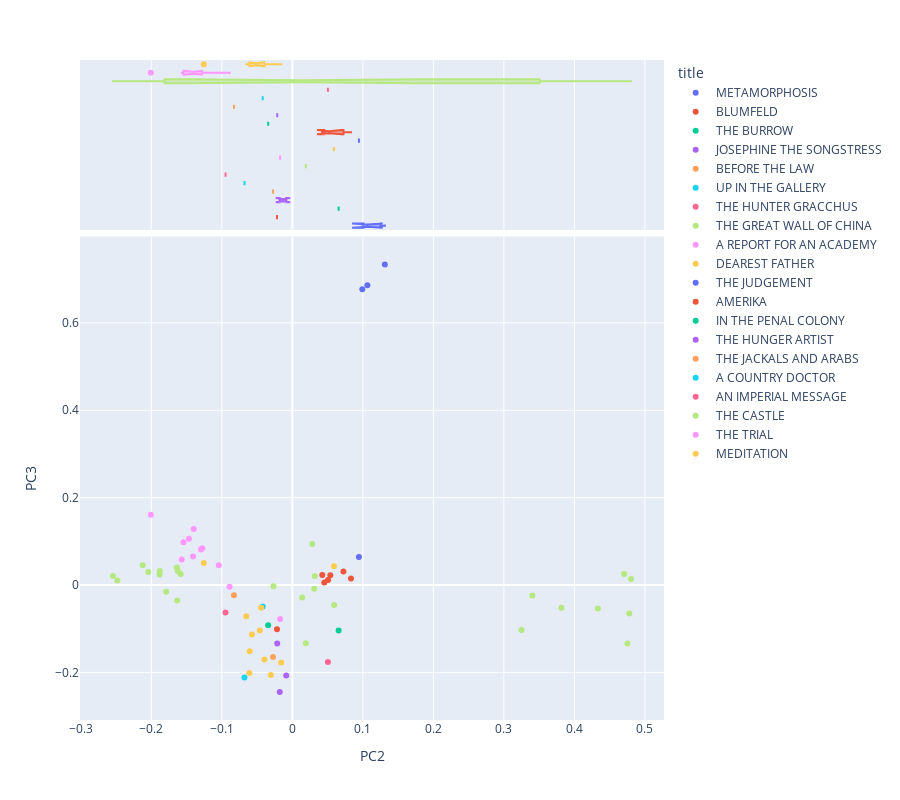

Notebook source saved alongside this figure:
### Code cell
vis_pcs(DCM, 2, 3, label='title', hover_name= 'title')

### Figure 1 — Plotly figure (JSON) as saved in the notebook; plotly's stock layout.template omitted (floating-point values rounded to 4 significant figures)
{"data": [{"hovertemplate": "<b>%{hovertext}</b><br><br>title=METAMORPHOSIS<br>PC2=%{x}<br>PC3=%{y}<extra></extra>", "hovertext": ["METAMORPHOSIS", "METAMORPHOSIS", "METAMORPHOSIS"], "legendgroup": "METAMORPHOSIS", "marker": {"color": "#636efa", "symbol": "circle"}, "mode": "markers", "name": "METAMORPHOSIS", "orientation": "v", "showlegend": true, "type": "scatter", "x": [0.09923, 0.1312, 0.1064], "xaxis": "x", "y": [0.6771, 0.7339, 0.6864], "yaxis": "y"}, {"alignmentgroup": "True", "hovertemplate": "<b>%{hovertext}</b><br><br>title=METAMORPHOSIS<br>PC2=%{x}<extra></extra>", "hovertext": ["METAMORPHOSIS", "METAMORPHOSIS", "METAMORPHOSIS"], "legendgroup": "METAMORPHOSIS", "marker": {"color": "#636efa", "symbol": "circle"}, "name": "METAMORPHOSIS", "notched": true, "offsetgroup": "METAMORPHOSIS", "showlegend": false, "type": "box", "x": [0.09923, 0.1312, 0.1064], "xaxis": "x2", "yaxis": "y2"}, {"hovertemplate": "<b>%{hovertext}</b><br><br>title=BLUMFELD<br>PC2=%{x}<br>PC3=%{y}<extra></extra>", "hovertext": ["BLUMFELD"], "legendgroup": "BLUMFELD", "marker": {"color": "#EF553B", "symbol": "circle"}, "mode": "markers", "name": "BLUMFELD", "orientation": "v", "showlegend": true, "type": "scatter", "x": [-0.0218], "xaxis": "x", "y": [-0.1011], "yaxis": "y"}, {"alignmentgroup": "True", "hovertemplate": "<b>%{hovertext}</b><br><br>title=BLUMFELD<br>PC2=%{x}<extra></extra>", "hovertext": ["BLUMFELD"], "legendgroup": "BLUMFELD", "marker": {"color": "#EF553B", "symbol": "circle"}, "name": "BLUMFELD", "notched": true, "offsetgroup": "BLUMFELD", "showlegend": false, "type": "box", "x": [-0.0218], "xaxis": "x2", "yaxis": "y2"}, {"hovertemplate": "<b>%{hovertext}</b><br><br>title=THE BURROW<br>PC2=%{x}<br>PC3=%{y}<extra></extra>", "hovertext": ["THE BURROW"], "legendgroup": "THE BURROW", "marker": {"color": "#00cc96", "symbol": "circle"}, "mode": "markers", "name": "THE BURROW", "orientation": "v", "showlegend": true, "type": "scatter", "x": [0.0656], "xaxis": "x", "y": [-0.104], "yaxis": "y"}, {"alignmentgroup": "True", "hovertemplate": "<b>%{hovertext}</b><br><br>title=THE BURROW<br>PC2=%{x}<extra></extra>", "hovertext": ["THE BURROW"], "legendgroup": "THE BURROW", "marker": {"color": "#00cc96", "symbol": "circle"}, "name": "THE BURROW", "notched": true, "offsetgroup": "THE BURROW", "showlegend": false, "type": "box", "x": [0.0656], "xaxis": "x2", "yaxis": "y2"}, {"hovertemplate": "<b>%{hovertext}</b><br><br>title=JOSEPHINE THE SONGSTRESS<br>PC2=%{x}<br>PC3=%{y}<extra></extra>", "hovertext": ["JOSEPHINE THE SONGSTRESS", "JOSEPHINE THE SONGSTRESS"], "legendgroup": "JOSEPHINE THE SONGSTRESS", "marker": {"color": "#ab63fa", "symbol": "circle"}, "mode": "markers", "name": "JOSEPHINE THE SONGSTRESS", "orientation": "v", "showlegend": true, "type": "scatter", "x": [-0.008698, -0.01788], "xaxis": "x", "y": [-0.2072, -0.2451], "yaxis": "y"}, {"alignmentgroup": "True", "hovertemplate": "<b>%{hovertext}</b><br><br>title=JOSEPHINE THE SONGSTRESS<br>PC2=%{x}<extra></extra>", "hovertext": ["JOSEPHINE THE SONGSTRESS", "JOSEPHINE THE SONGSTRESS"], "legendgroup": "JOSEPHINE THE SONGSTRESS", "marker": {"color": "#ab63fa", "symbol": "circle"}, "name": "JOSEPHINE THE SONGSTRESS", "notched": true, "offsetgroup": "JOSEPHINE THE SONGSTRESS", "showlegend": false, "type": "box", "x": [-0.008698, -0.01788], "xaxis": "x2", "yaxis": "y2"}, {"hovertemplate": "<b>%{hovertext}</b><br><br>title=BEFORE THE LAW<br>PC2=%{x}<br>PC3=%{y}<extra></extra>", "hovertext": ["BEFORE THE LAW"], "legendgroup": "BEFORE THE LAW", "marker": {"color": "#FFA15A", "symbol": "circle"}, "mode": "markers", "name": "BEFORE THE LAW", "orientation": "v", "showlegend": true, "type": "scatter", "x": [-0.02733], "xaxis": "x", "y": [-0.1647], "yaxis": "y"}, {"alignmentgroup": "True", "hovertemplate": "<b>%{hovertext}</b><br><br>title=BEFORE THE LAW<br>PC2=%{x}<extra></extra>", "hovertext": ["BEFORE THE LAW"], "legendgroup": "BEFORE THE LAW", "marker": {"color": "#FFA15A", "symbol": "circle"}, "name": "BEFORE THE LAW", "notched": true, "offsetgroup": "BEFORE THE LAW", "showlegend": false, "type": "box", "x": [-0.02733], "xaxis": "x2", "yaxis": "y2"}, {"hovertemplate": "<b>%{hovertext}</b><br><br>title=UP IN THE GALLERY<br>PC2=%{x}<br>PC3=%{y}<extra></extra>", "hovertext": ["UP IN THE GALLERY"], "legendgroup": "UP IN THE GALLERY", "marker": {"color": "#19d3f3", "symbol": "circle"}, "mode": "markers", "name": "UP IN THE GALLERY", "orientation": "v", "showlegend": true, "type": "scatter", "x": [-0.06793], "xaxis": "x", "y": [-0.2118], "yaxis": "y"}, {"alignmentgroup": "True", "hovertemplate": "<b>%{hovertext}</b><br><br>title=UP IN THE GALLERY<br>PC2=%{x}<extra></extra>", "hovertext": ["UP IN THE GALLERY"], "legendgroup": "UP IN THE GALLERY", "marker": {"color": "#19d3f3", "symbol": "circle"}, "name": "UP IN THE GALLERY", "notched": true, "offsetgroup": "UP IN THE GALLERY", "showlegend": false, "type": "box", "x": [-0.06793], "xaxis": "x2", "yaxis": "y2"}, {"hovertemplate": "<b>%{hovertext}</b><br><br>title=THE HUNTER GRACCHUS<br>PC2=%{x}<br>PC3=%{y}<extra></extra>", "hovertext": ["THE HUNTER GRACCHUS"], "legendgroup": "THE HUNTER GRACCHUS", "marker": {"color": "#FF6692", "symbol": "circle"}, "mode": "markers", "name": "THE HUNTER GRACCHUS", "orientation": "v", "showlegend": true, "type": "scatter", "x": [-0.09475], "xaxis": "x", "y": [-0.06321], "yaxis": "y"}, {"alignmentgroup": "True", "hovertemplate": "<b>%{hovertext}</b><br><br>title=THE HUNTER GRACCHUS<br>PC2=%{x}<extra></extra>", "hovertext": ["THE HUNTER GRACCHUS"], "legendgroup": "THE HUNTER GRACCHUS", "marker": {"color": "#FF6692", "symbol": "circle"}, "name": "THE HUNTER GRACCHUS", "notched": true, "offsetgroup": "THE HUNTER GRACCHUS", "showlegend": false, "type": "box", "x": [-0.09475], "xaxis": "x2", "yaxis": "y2"}, {"hovertemplate": "<b>%{hovertext}</b><br><br>title=THE GREAT WALL OF CHINA<br>PC2=%{x}<br>PC3=%{y}<extra></extra>", "hovertext": ["THE GREAT WALL OF CHINA"], "legendgroup": "THE GREAT WALL OF CHINA", "marker": {"color": "#B6E880", "symbol": "circle"}, "mode": "markers", "name": "THE GREAT WALL OF CHINA", "orientation": "v", "showlegend": true, "type": "scatter", "x": [0.01904], "xaxis": "x", "y": [-0.1331], "yaxis": "y"}, {"alignmentgroup": "True", "hovertemplate": "<b>%{hovertext}</b><br><br>title=THE GREAT WALL OF CHINA<br>PC2=%{x}<extra></extra>", "hovertext": ["THE GREAT WALL OF CHINA"], "legendgroup": "THE GREAT WALL OF CHINA", "marker": {"color": "#B6E880", "symbol": "circle"}, "name": "THE GREAT WALL OF CHINA", "notched": true, "offsetgroup": "THE GREAT WALL OF CHINA", "showlegend": false, "type": "box", "x": [0.01904], "xaxis": "x2", "yaxis": "y2"}, {"hovertemplate": "<b>%{hovertext}</b><br><br>title=A REPORT FOR AN ACADEMY<br>PC2=%{x}<br>PC3=%{y}<extra></extra>", "hovertext": ["A REPORT FOR AN ACADEMY"], "legendgroup": "A REPORT FOR AN ACADEMY", "marker": {"color": "#FF97FF", "symbol": "circle"}, "mode": "markers", "name": "A REPORT FOR AN ACADEMY", "orientation": "v", "showlegend": true, "type": "scatter", "x": [-0.01737], "xaxis": "x", "y": [-0.07781], "yaxis": "y"}, {"alignmentgroup": "True", "hovertemplate": "<b>%{hovertext}</b><br><br>title=A REPORT FOR AN ACADEMY<br>PC2=%{x}<extra></extra>", "hovertext": ["A REPORT FOR AN ACADEMY"], "legendgroup": "A REPORT FOR AN ACADEMY", "marker": {"color": "#FF97FF", "symbol": "circle"}, "name": "A REPORT FOR AN ACADEMY", "notched": true, "offsetgroup": "A REPORT FOR AN ACADEMY", "showlegend": false, "type": "box", "x": [-0.01737], "xaxis": "x2", "yaxis": "y2"}, {"hovertemplate": "<b>%{hovertext}</b><br><br>title=DEAREST FATHER<br>PC2=%{x}<br>PC3=%{y}<extra></extra>", "hovertext": ["DEAREST FATHER"], "legendgroup": "DEAREST FATHER", "marker": {"color": "#FECB52", "symbol": "circle"}, "mode": "markers", "name": "DEAREST FATHER", "orientation": "v", "showlegend": true, "type": "scatter", "x": [0.05897], "xaxis": "x", "y": [0.04296], "yaxis": "y"}, {"alignmentgroup": "True", "hovertemplate": "<b>%{hovertext}</b><br><br>title=DEAREST FATHER<br>PC2=%{x}<extra></extra>", "hovertext": ["DEAREST FATHER"], "legendgroup": "DEAREST FATHER", "marker": {"color": "#FECB52", "symbol": "circle"}, "name": "DEAREST FATHER", "notched": true, "offsetgroup": "DEAREST FATHER", "showlegend": false, "type": "box", "x": [0.05897], "xaxis": "x2", "yaxis": "y2"}, {"hovertemplate": "<b>%{hovertext}</b><br><br>title=THE JUDGEMENT<br>PC2=%{x}<br>PC3=%{y}<extra></extra>", "hovertext": ["THE JUDGEMENT"], "legendgroup": "THE JUDGEMENT", "marker": {"color": "#636efa", "symbol": "circle"}, "mode": "markers", "name": "THE JUDGEMENT", "orientation": "v", "showlegend": true, "type": "scatter", "x": [0.09442], "xaxis": "x", "y": [0.06435], "yaxis": "y"}, {"alignmentgroup": "True", "hovertemplate": "<b>%{hovertext}</b><br><br>title=THE JUDGEMENT<br>PC2=%{x}<extra></extra>", "hovertext": ["THE JUDGEMENT"], "legendgroup": "THE JUDGEMENT", "marker": {"color": "#636efa", "symbol": "circle"}, "name": "THE JUDGEMENT", "notched": true, "offsetgroup": "THE JUDGEMENT", "showlegend": false, "type": "box", "x": [0.09442], "xaxis": "x2", "yaxis": "y2"}, {"hovertemplate": "<b>%{hovertext}</b><br><br>title=AMERIKA<br>PC2=%{x}<br>PC3=%{y}<extra></extra>", "hovertext": ["AMERIKA", "AMERIKA", "AMERIKA", "AMERIKA", "AMERIKA", "AMERIKA"], "legendgroup": "AMERIKA", "marker": {"color": "#EF553B", "symbol": "circle"}, "mode": "markers", "name": "AMERIKA", "orientation": "v", "showlegend": true, "type": "scatter", "x": [0.05066, 0.04534, 0.04241, 0.08314, 0.07246, 0.05387], "xaxis": "x", "y": [0.01144, 0.005796, 0.02292, 0.01488, 0.03108, 0.0222], "yaxis": "y"}, {"alignmentgroup": "True", "hovertemplate": "<b>%{hovertext}</b><br><br>title=AMERIKA<br>PC2=%{x}<extra></extra>", "hovertext": ["AMERIKA", "AMERIKA", "AMERIKA", "AMERIKA", "AMERIKA", "AMERIKA"], "legendgroup": "AMERIKA", "marker": {"color": "#EF553B", "symbol": "circle"}, "name": "AMERIKA", "notched": true, "offsetgroup": "AMERIKA", "showlegend": false, "type": "box", "x": [0.05066, 0.04534, 0.04241, 0.08314, 0.07246, 0.05387], "xaxis": "x2", "yaxis": "y2"}, {"hovertemplate": "<b>%{hovertext}</b><br><br>title=IN THE PENAL COLONY<br>PC2=%{x}<br>PC3=%{y}<extra></extra>", "hovertext": ["IN THE PENAL COLONY"], "legendgroup": "IN THE PENAL COLONY", "marker": {"color": "#00cc96", "symbol": "circle"}, "mode": "markers", "name": "IN THE PENAL COLONY", "orientation": "v", "showlegend": true, "type": "scatter", "x": [-0.03429], "xaxis": "x", "y": [-0.09224], "yaxis": "y"}, {"alignmentgroup": "True", "hovertemplate": "<b>%{hovertext}</b><br><br>title=IN THE PENAL COLONY<br>PC2=%{x}<extra></extra>", "hovertext": ["IN THE PENAL COLONY"], "legendgroup": "IN THE PENAL COLONY", "marker": {"color": "#00cc96", "symbol": "circle"}, "name": "IN THE PENAL COLONY", "notched": true, "offsetgroup": "IN THE PENAL COLONY", "showlegend": false, "type": "box", "x": [-0.03429], "xaxis": "x2", "yaxis": "y2"}, {"hovertemplate": "<b>%{hovertext}</b><br><br>title=THE HUNGER ARTIST<br>PC2=%{x}<br>PC3=%{y}<extra></extra>", "hovertext": ["THE HUNGER ARTIST"], "legendgroup": "THE HUNGER ARTIST", "marker": {"color": "#ab63fa", "symbol": "circle"}, "mode": "markers", "name": "THE HUNGER ARTIST", "orientation": "v", "showlegend": true, "type": "scatter", "x": [-0.02145], "xaxis": "x", "y": [-0.134], "yaxis": "y"}, {"alignmentgroup": "True", "hovertemplate": "<b>%{hovertext}</b><br><br>title=THE HUNGER ARTIST<br>PC2=%{x}<extra></extra>", "hovertext": ["THE HUNGER ARTIST"], "legendgroup": "THE HUNGER ARTIST", "marker": {"color": "#ab63fa", "symbol": "circle"}, "name": "THE HUNGER ARTIST", "notched": true, "offsetgroup": "THE HUNGER ARTIST", "showlegend": false, "type": "box", "x": [-0.02145], "xaxis": "x2", "yaxis": "y2"}, {"hovertemplate": "<b>%{hovertext}</b><br><br>title=THE JACKALS AND ARABS<br>PC2=%{x}<br>PC3=%{y}<extra></extra>", "hovertext": ["THE JACKALS AND ARABS"], "legendgroup": "THE JACKALS AND ARABS", "marker": {"color": "#FFA15A", "symbol": "circle"}, "mode": "markers", "name": "THE JACKALS AND ARABS", "orientation": "v", "showlegend": true, "type": "scatter", "x": [-0.0828], "xaxis": "x", "y": [-0.0236], "yaxis": "y"}, {"alignmentgroup": "True", "hovertemplate": "<b>%{hovertext}</b><br><br>title=THE JACKALS AND ARABS<br>PC2=%{x}<extra></extra>", "hovertext": ["THE JACKALS AND ARABS"], "legendgroup": "THE JACKALS AND ARABS", "marker": {"color": "#FFA15A", "symbol": "circle"}, "name": "THE JACKALS AND ARABS", "notched": true, "offsetgroup": "THE JACKALS AND ARABS", "showlegend": false, "type": "box", "x": [-0.0828], "xaxis": "x2", "yaxis": "y2"}, {"hovertemplate": "<b>%{hovertext}</b><br><br>title=A COUNTRY DOCTOR<br>PC2=%{x}<br>PC3=%{y}<extra></extra>", "hovertext": ["A COUNTRY DOCTOR"], "legendgroup": "A COUNTRY DOCTOR", "marker": {"color": "#19d3f3", "symbol": "circle"}, "mode": "markers", "name": "A COUNTRY DOCTOR", "orientation": "v", "showlegend": true, "type": "scatter", "x": [-0.04204], "xaxis": "x", "y": [-0.0494], "yaxis": "y"}, {"alignmentgroup": "True", "hovertemplate": "<b>%{hovertext}</b><br><br>title=A COUNTRY DOCTOR<br>PC2=%{x}<extra></extra>", "hovertext": ["A COUNTRY DOCTOR"], "legendgroup": "A COUNTRY DOCTOR", "marker": {"color": "#19d3f3", "symbol": "circle"}, "name": "A COUNTRY DOCTOR", "notched": true, "offsetgroup": "A COUNTRY DOCTOR", "showlegend": false, "type": "box", "x": [-0.04204], "xaxis": "x2", "yaxis": "y2"}, {"hovertemplate": "<b>%{hovertext}</b><br><br>title=AN IMPERIAL MESSAGE<br>PC2=%{x}<br>PC3=%{y}<extra></extra>", "hovertext": ["AN IMPERIAL MESSAGE"], "legendgroup": "AN IMPERIAL MESSAGE", "marker": {"color": "#FF6692", "symbol": "circle"}, "mode": "markers", "name": "AN IMPERIAL MESSAGE", "orientation": "v", "showlegend": true, "type": "scatter", "x": [0.05047], "xaxis": "x", "y": [-0.1762], "yaxis": "y"}, {"alignmentgroup": "True", "hovertemplate": "<b>%{hovertext}</b><br><br>title=AN IMPERIAL MESSAGE<br>PC2=%{x}<extra></extra>", "hovertext": ["AN IMPERIAL MESSAGE"], "legendgroup": "AN IMPERIAL MESSAGE", "marker": {"color": "#FF6692", "symbol": "circle"}, "name": "AN IMPERIAL MESSAGE", "notched": true, "offsetgroup": "AN IMPERIAL MESSAGE", "showlegend": false, "type": "box", "x": [0.05047], "xaxis": "x2", "yaxis": "y2"}, {"hovertemplate": "<b>%{hovertext}</b><br><br>title=THE CASTLE<br>PC2=%{x}<br>PC3=%{y}<extra></extra>", "hovertext": ["THE CASTLE", "THE CASTLE", "THE CASTLE", "THE CASTLE", "THE CASTLE", "THE CASTLE", "THE CASTLE", "THE CASTLE", "THE CASTLE", "THE CASTLE", "THE CASTLE", "THE CASTLE", "THE CASTLE", "THE CASTLE", "THE CASTLE", "THE CASTLE", "THE CASTLE", "THE CASTLE", "THE CASTLE", "THE CASTLE", "THE CASTLE", "THE CASTLE", "THE CASTLE", "THE CASTLE", "THE CASTLE"], "legendgroup": "THE CASTLE", "marker": {"color": "#B6E880", "symbol": "circle"}, "mode": "markers", "name": "THE CASTLE", "orientation": "v", "showlegend": true, "type": "scatter", "x": [0.03178, 0.3404, -0.2122, -0.2482, 0.05926, -0.1879, -0.2043, -0.1625, -0.1633, 0.3251, -0.1584, -0.2544, 0.02829, -0.1884, 0.3816, 0.4752, 0.4333, 0.4803, 0.4705, 0.4778, 0.03101, -0.1638, 0.0139, -0.0268, -0.1789], "xaxis": "x", "y": [0.02083, -0.02376, 0.04541, 0.0104, -0.04573, 0.0323, 0.02988, 0.03225, -0.03532, -0.1031, 0.02527, 0.02061, 0.09378, 0.02385, -0.0522, -0.1337, -0.05355, 0.01382, 0.02508, -0.06541, -0.008363, 0.03999, -0.02871, -0.002777, -0.01524], "yaxis": "y"}, {"alignmentgroup": "True", "hovertemplate": "<b>%{hovertext}</b><br><br>title=THE CASTLE<br>PC2=%{x}<extra></extra>", "hovertext": ["THE CASTLE", "THE CASTLE", "THE CASTLE", "THE CASTLE", "THE CASTLE", "THE CASTLE", "THE CASTLE", "THE CASTLE", "THE CASTLE", "THE CASTLE", "THE CASTLE", "THE CASTLE", "THE CASTLE", "THE CASTLE", "THE CASTLE", "THE CASTLE", "THE CASTLE", "THE CASTLE", "THE CASTLE", "THE CASTLE", "THE CASTLE", "THE CASTLE", "THE CASTLE", "THE CASTLE", "THE CASTLE"], "legendgroup": "THE CASTLE", "marker": {"color": "#B6E880", "symbol": "circle"}, "name": "THE CASTLE", "notched": true, "offsetgroup": "THE CASTLE", "showlegend": false, "type": "box", "x": [0.03178, 0.3404, -0.2122, -0.2482, 0.05926, -0.1879, -0.2043, -0.1625, -0.1633, 0.3251, -0.1584, -0.2544, 0.02829, -0.1884, 0.3816, 0.4752, 0.4333, 0.4803, 0.4705, 0.4778, 0.03101, -0.1638, 0.0139, -0.0268, -0.1789], "xaxis": "x2", "yaxis": "y2"}, {"hovertemplate": "<b>%{hovertext}</b><br><br>title=THE TRIAL<br>PC2=%{x}<br>PC3=%{y}<extra></extra>", "hovertext": ["THE TRIAL", "THE TRIAL", "THE TRIAL", "THE TRIAL", "THE TRIAL", "THE TRIAL", "THE TRIAL", "THE TRIAL", "THE TRIAL", "THE TRIAL"], "legendgroup": "THE TRIAL", "marker": {"color": "#FF97FF", "symbol": "circle"}, "mode": "markers", "name": "THE TRIAL", "orientation": "v", "showlegend": true, "type": "scatter", "x": [-0.2007, -0.1399, -0.1545, -0.1569, -0.1043, -0.1466, -0.1278, -0.1408, -0.089, -0.1297], "xaxis": "x", "y": [0.1608, 0.128, 0.09807, 0.05841, 0.04497, 0.1056, 0.08435, 0.06515, -0.003977, 0.0815], "yaxis": "y"}, {"alignmentgroup": "True", "hovertemplate": "<b>%{hovertext}</b><br><br>title=THE TRIAL<br>PC2=%{x}<extra></extra>", "hovertext": ["THE TRIAL", "THE TRIAL", "THE TRIAL", "THE TRIAL", "THE TRIAL", "THE TRIAL", "THE TRIAL", "THE TRIAL", "THE TRIAL", "THE TRIAL"], "legendgroup": "THE TRIAL", "marker": {"color": "#FF97FF", "symbol": "circle"}, "name": "THE TRIAL", "notched": true, "offsetgroup": "THE TRIAL", "showlegend": false, "type": "box", "x": [-0.2007, -0.1399, -0.1545, -0.1569, -0.1043, -0.1466, -0.1278, -0.1408, -0.089, -0.1297], "xaxis": "x2", "yaxis": "y2"}, {"hovertemplate": "<b>%{hovertext}</b><br><br>title=MEDITATION<br>PC2=%{x}<br>PC3=%{y}<extra></extra>", "hovertext": ["MEDITATION", "MEDITATION", "MEDITATION", "MEDITATION", "MEDITATION", "MEDITATION", "MEDITATION", "MEDITATION", "MEDITATION", "MEDITATION"], "legendgroup": "MEDITATION", "marker": {"color": "#FECB52", "symbol": "circle"}, "mode": "markers", "name": "MEDITATION", "orientation": "v", "showlegend": true, "type": "scatter", "x": [-0.06534, -0.04419, -0.06048, -0.04613, -0.05731, -0.01575, -0.0397, -0.03043, -0.06093, -0.1256], "xaxis": "x", "y": [-0.07156, -0.05209, -0.1517, -0.1044, -0.1131, -0.1776, -0.1703, -0.2058, -0.2017, 0.05031], "yaxis": "y"}, {"alignmentgroup": "True", "hovertemplate": "<b>%{hovertext}</b><br><br>title=MEDITATION<br>PC2=%{x}<extra></extra>", "hovertext": ["MEDITATION", "MEDITATION", "MEDITATION", "MEDITATION", "MEDITATION", "MEDITATION", "MEDITATION", "MEDITATION", "MEDITATION", "MEDITATION"], "legendgroup": "MEDITATION", "marker": {"color": "#FECB52", "symbol": "circle"}, "name": "MEDITATION", "notched": true, "offsetgroup": "MEDITATION", "showlegend": false, "type": "box", "x": [-0.06534, -0.04419, -0.06048, -0.04613, -0.05731, -0.01575, -0.0397, -0.03043, -0.06093, -0.1256], "xaxis": "x2", "yaxis": "y2"}], "layout": {"height": 800, "legend": {"title": {"text": "title"}, "tracegroupgap": 0}, "margin": {"t": 60}, "xaxis": {"anchor": "y", "domain": [0, 1], "title": {"text": "PC2"}}, "xaxis2": {"anchor": "y2", "domain": [0, 1], "matches": "x", "showgrid": true, "showticklabels": false}, "yaxis": {"anchor": "x", "domain": [0, 0.7326], "title": {"text": "PC3"}}, "yaxis2": {"anchor": "x2", "domain": [0.7426, 1], "matches": "y2", "showgrid": false, "showline": false, "showticklabels": false, "ticks": ""}}}
